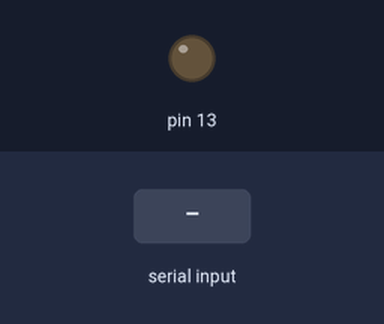
The sketch below on a simulated Arduino Uno, built with avr-gcc and run on an emulated ATmega328P. Shown: output pins drawn as LEDs (lit = HIGH). The test bench sets the inputs (shaded band).

Above: at 1.2 s.
1.3 s: "5" received over Serial
At 1.8 s:
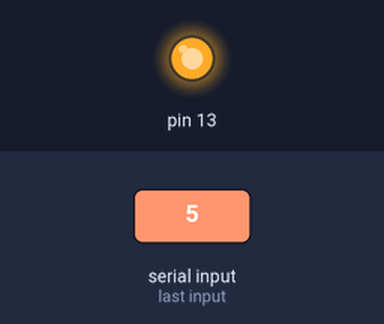
Timing chart, 0 to 4.3 s (numbered marks = the images above; inputs shaded):
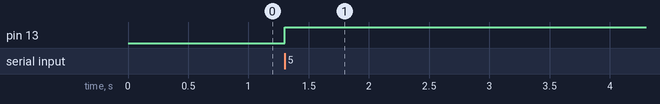

The sketch:

Slave_code.ino
```cpp
void setup()
{
  Serial.begin(9600); //Serial com between two arduino will begin at a baud speed 9600
  pinMode(13, OUTPUT);
}

void loop()
{
  if(Serial.read() == '5'){
    digitalWrite(13,HIGH);} // after the signal is recived send high to the led or any object in this slave arduino


  }
```

Measured:
- after the input at 1.3 s, pin 13: LOW → HIGH at once
